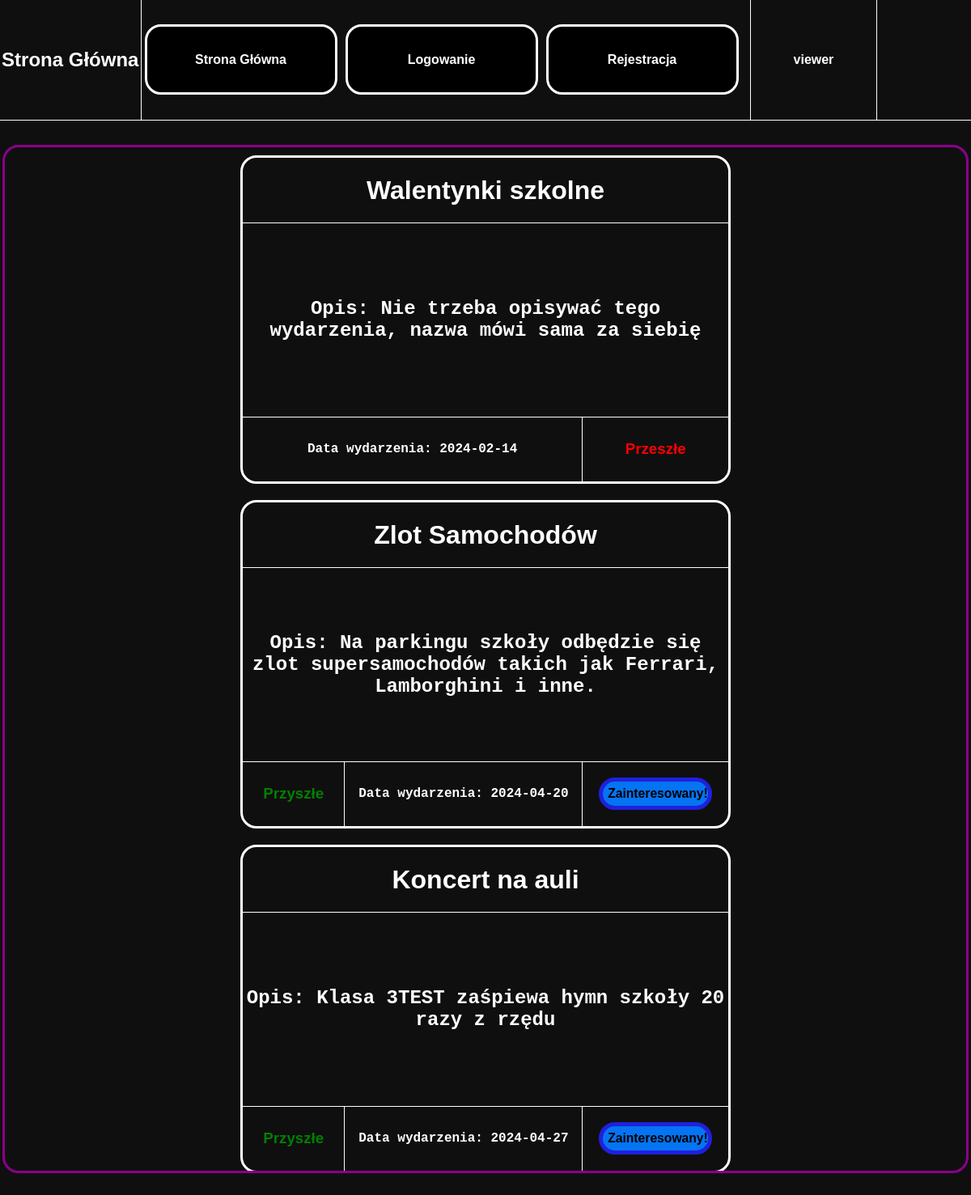
Before: / with the older database file.
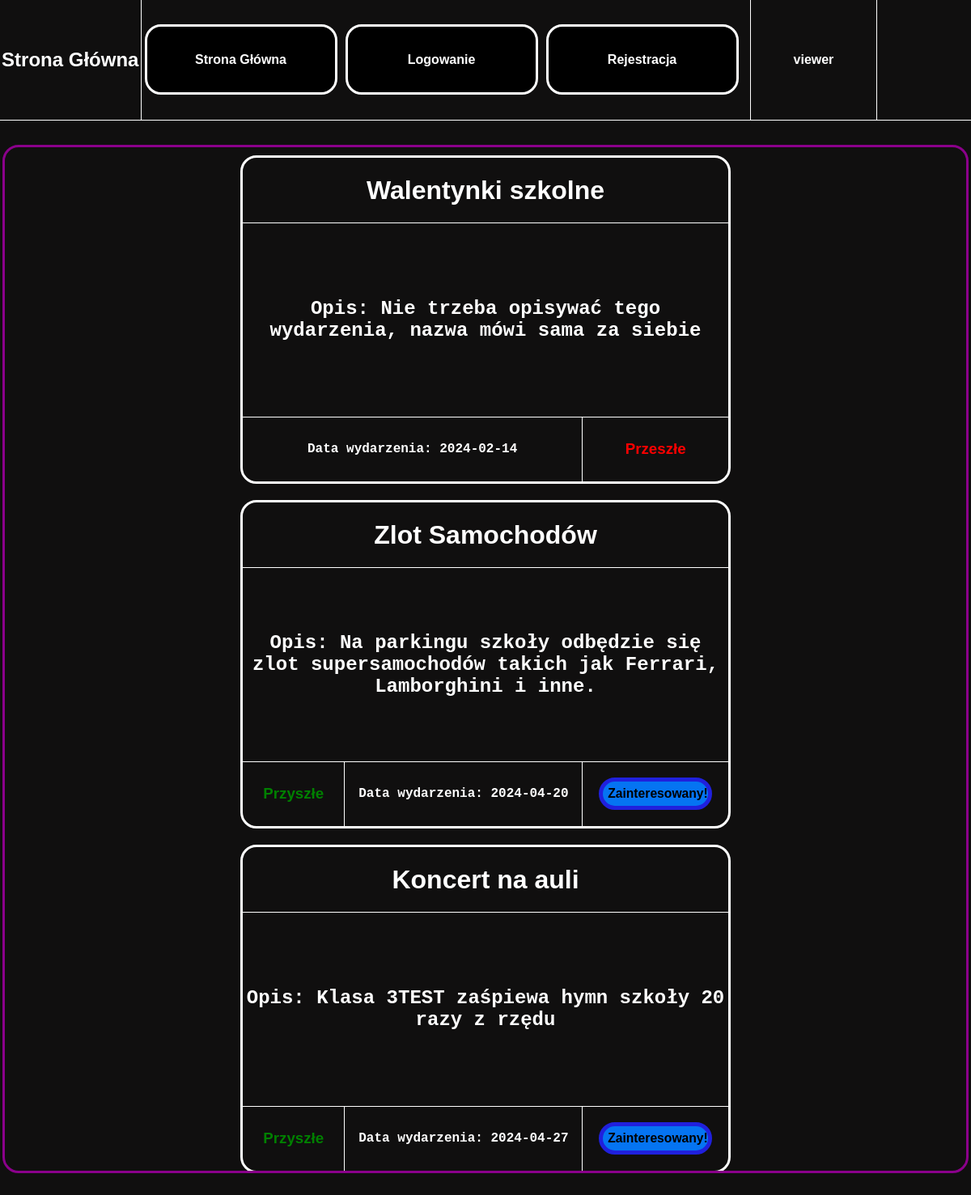
After: the same page with the newer database file.
### tables this page shows
CREATE TABLE `wydarzenia` (
  `ID` int(11) NOT NULL,
  `nazwa_wyd` text NOT NULL,
  `opis_wyd` text NOT NULL,
  `data_wyd` date NOT NULL
);

### index.php (the view, shortened to what this page needs)
<!DOCTYPE html>
<html lang="en">
<head>
    <link rel="stylesheet" href="style.css">
</head>
<body>
    <div id="ogol">
        <div id="menu">
            <div id="menlewolewo">
                <h1>Strona Główna</h1>
            </div>
            <div id="menlewo">
                <?php
                include 'menu.php';
                ?>
            </div>
            <div id="menprawo">
                <?php
                if (isset($_SESSION['user'])) {
                    echo $_SESSION['user'];
                } else {
                    echo "";
                }
                ?>
            </div>
            <div id="menprawoprawo">
            </div>
        </div>
        <div id="tresc">
            <div id="trescogol" style="display: flex; align-items: baseline; justify-content: center; flex-direction: row; flex-wrap: wrap; overflow-y: auto; border-top: solid darkmagenta 3px; border-radius: 20px; width: 99%; height: 95%; /* Ustaw maksymalną wysokość */">
                <?php
                $host = "localhost";
                $dbuser = "root";
                $dbpassword = "";
                $dbname = "Aaawlasny_projekt_BS";
                $conn = mysqli_connect($host, $dbuser, $dbpassword, $dbname);
                $sql = "SELECT `ID`, `nazwa_wyd`, `opis_wyd`, `data_wyd` FROM `wydarzenia` ORDER BY `data_wyd` ASC";
                $result = $conn->query($sql);
                if ($result->num_rows > 0) {
                    while ($row = $result->fetch_assoc()) {
                        echo "<div id = 'wydarzenie'>";
                        echo "<div id = 'divgora' style='display: flex; align-items: baseline; justify-content: center; height: 20%; width: 100%;'>";
                        echo "<h1>" .  $row['nazwa_wyd'] . "</h1>";
                        echo "</div>";
                        echo "<div id = 'divsrodek'>";
                        echo "<h2>" . "Opis: " . $row['opis_wyd'] . "</h2>";
                        echo "</div>";
                        echo "<div id = 'divdol'>";
                        echo "<div id = 'divdollewo'>";
                        $date = new DateTime($row['data_wyd']);
                        $now = new DateTime();
                        if ($date >= $now) {
                            echo "<div id = 'divdollewolewo'>";
                            echo "<h3 id ='dobre'>Przyszłe</h3>";
                            echo "</div>";
                        }
                        echo "<div id = 'divdollewoprawo'>";
                        echo "<h4>" . "Data wydarzenia: " . $row['data_wyd'] . "</h4>";
                        echo "</div>";
                        echo "</div>";
                        echo "<div id = 'divdolprawo'>";
                        $date = new DateTime($row['data_wyd']);
                        $now = new DateTime();
                        if ($date < $now) {
                            echo "<h3 id='zle'>Przeszłe</h3>";
                        } else {
                            echo "<form method='POST' action=''>";
                            echo "<input type='submit' name='zainteres' id='zainteresbutton' value='Zainteresowany!'>";
                            echo "</form>";
                        }
                        echo "</div>";
                        echo "</div>";
                        echo "</div>";
                    }
                } else {
                    echo "<h1>Brak wydarzeń</h1>";
                }
                ?>
            </div>
        </div>
    </div>
</body>
</html>

### menu.php
<ul class="button-list">
    <li><a href="./index.php" class="button">Strona Główna</a></li>
    <?php
    if ($_SESSION['zalogowany'] == false) {
        echo "<li> <a href='./logowanie.php' id='button2'>Logowanie</a></li>";
    } else {
        echo "<li> <a href='./wylog.php' id='button1'>Wyloguj</a></li>";
    }
    ?>
    <li><a href="./rejestracja.php" id="button3">Rejestracja</a></li>
</ul>

### style.css (style rules this page uses)
body { background-color: rgb(16, 15, 15); color: white; margin: 0px; overflow: hidden; }
#ogol { display: flex; flex-direction: column; width: 100%; height: 100vh; }
#menu { display: flex; flex-direction: row; color: white; width: 100%; height: 10%; border-bottom: 0.5px solid white; }
#menlewo { display: flex; flex-direction: row; align-items: center; justify-content: center; width: 65%; height: 100%; border-right: 0.5px solid white; }
#menlewolewo { display: flex; flex-direction: row; align-items: center; justify-content: center; width: 15%; height: 100%; border-right: 0.5px solid white; }
#menprawo { display: flex; align-items: center; justify-content: center; width: 10%; height: 100%; padding: 0 20px; color: white; font-family: Arial, Helvetica, sans-serif; font-weight: bold; font-size: 16px; }
#menprawoprawo { display: flex; align-items: center; justify-content: center; flex-direction: row; border-left: 0.5px solid white; width: 10%; height: 100%; }
#menlewolewo h1 { font-size: 1.5em; margin: 0; padding: 0; }
#tresc { display: flex; align-items: center; justify-content: center; flex-direction: column; width: 100%; height: 90%; }
#trescogol { display: flex; align-items: center; justify-content: center; flex-direction: column; border: solid darkmagenta 3px; border-radius: 20px; width: 99%; height: 95%; }
#wydarzenie { display: flex; align-items: center; justify-content: center; flex-direction: column; margin: 10px; border: solid white 3px; font-family: "Lucida Console", "Courier New", monospace; text-align: center; border-radius: 20px; width: 600px; height: 400px; }
#divgora { display: flex; align-items: center; justify-content: center; flex-direction: row; border-bottom: solid white 0.5px; width: 100%; height: 20%; }
#divsrodek { display: flex; align-items: center; justify-content: center; flex-direction: row; flex-wrap: wrap; overflow: auto; border-bottom: solid white 0.5px; width: 100%; height: 60%; }
#divdol { display: flex; align-items: center; justify-content: center; flex-direction: row; width: 100%; height: 20%; }
#divdollewo { display: flex; align-items: center; justify-content: center; flex-direction: row; border-right: solid white 0.5px; width: 70%; height: 100%; }
#divdollewolewo { display: flex; align-items: center; justify-content: center; border-right: solid white 0.5px; width: 30%; height: 100%; }
#divdollewoprawo { display: flex; align-items: center; justify-content: center; width: 70%; height: 100%; }
#divdolprawo { display: flex; align-items: center; justify-content: center; width: 30%; height: 100%; }
#zainteresbutton { background-color: rgb(5, 116, 242); border: solid rgb(32, 32, 221) 5px; border-radius: 20px; transition: 0.3s ease; text-align: center; font-family: Arial, Helvetica, sans-serif; font-weight: bold; font-size: 98%; color: black; width: 140px; height: 40px; }
.button-list { display: flex; align-items: center; justify-content: center; list-style-type: none; padding: 0; }
.button-list a { display: flex; align-items: center; justify-content: center; padding: 8px 16px; margin-right: 10px; background-color: black; color: white; text-decoration: none; border-radius: 20px; border: 3px solid white; transition: 0.3s; font-family: Arial, Helvetica, sans-serif; font-weight: bold; font-size: 16px; height: 65px; width: 200px; }
#button2 { display: flex; align-items: center; justify-content: center; padding: 8px 16px; background-color: black; color: white; border-radius: 20px; border: 3px solid white; transition: 0.3s; font-family: Arial, Helvetica, sans-serif; font-weight: bold; font-size: 16px; height: 65px; width: 200px; }
#button3 { display: flex; align-items: center; justify-content: center; padding: 8px 16px; background-color: black; color: white; border-radius: 20px; border: 3px solid white; transition: 0.3s; font-family: Arial, Helvetica, sans-serif; font-weight: bold; font-size: 16px; height: 65px; width: 200px; }
h1 { font-family: "Tahoma", sans-serif; }
h3 { font-family: "Tahoma", sans-serif; }
#dobre { color: green; }
#zle { color: red; }

Changed rows visible on the page:
changed wydarzenia "Walentynki szkolne": opis_wyd "Nie trzeba opisywać tego wydarzenia, nazwa mówi sama za siebię" → "Nie trzeba opisywać tego wydarzenia, nazwa mówi sama za siebie"
